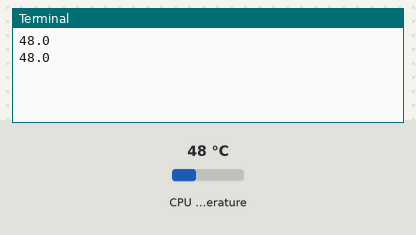
Bench run of a program on a simulated Raspberry Pi (BCM pin numbers). Parts: the last lines printed to the terminal. The inputs (shaded band) are chosen by the test bench; at power-on: CPU temperature 48 °C.

Above: at 1.2 s.
1.3 s: CPU temperature set to 31 °C
At 2.6 s:
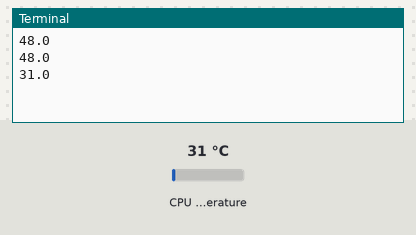
2.8 s: CPU temperature set to 44 °C
At 3.5 s:
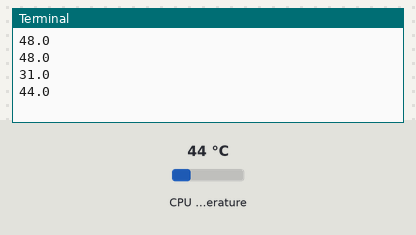
Timing chart, 0 to 5.8 s (numbered marks = the images above; inputs shaded):
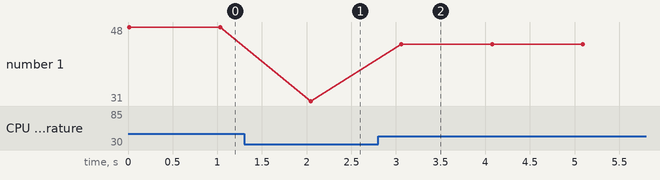

Measured:
- after the input at 1.3 s, the terminal: prints a new line after 0.75 s (image 1)
- after the input at 2.8 s, the terminal: prints a new line after 0.26 s (image 2)
- plotted number 1: 48 → 31 after the input at 1.3 s, 31 → 44 after the input at 2.8 s

The program:

fan_temp.py
```python
import smbus
import time
import os
bus = smbus.SMBus(1)

addr = 0x0d
fan_reg = 0x08
state = 0
temp = 0
level_temp = 0

while True:
    cmd = os.popen('vcgencmd measure_temp').readline()
    CPU_TEMP = cmd.replace("temp=","").replace("'C\n","")
    print(CPU_TEMP)
    temp = float(CPU_TEMP)

    if abs(temp - level_temp) >= 1:
        if temp <= 45:
            level_temp = 45
            bus.write_byte_data(addr, fan_reg, 0x00)
        elif temp <= 47:
            level_temp = 47
            bus.write_byte_data(addr, fan_reg, 0x04)
        elif temp <= 49:
            level_temp = 49
            bus.write_byte_data(addr, fan_reg, 0x06)
        elif temp <= 51:
            level_temp = 51
            bus.write_byte_data(addr, fan_reg, 0x08)
        elif temp <= 53:
            level_temp = 53
            bus.write_byte_data(addr, fan_reg, 0x09)
        else:
            level_temp = 55
            bus.write_byte_data(addr, fan_reg, 0x01)

    time.sleep(1)
```
